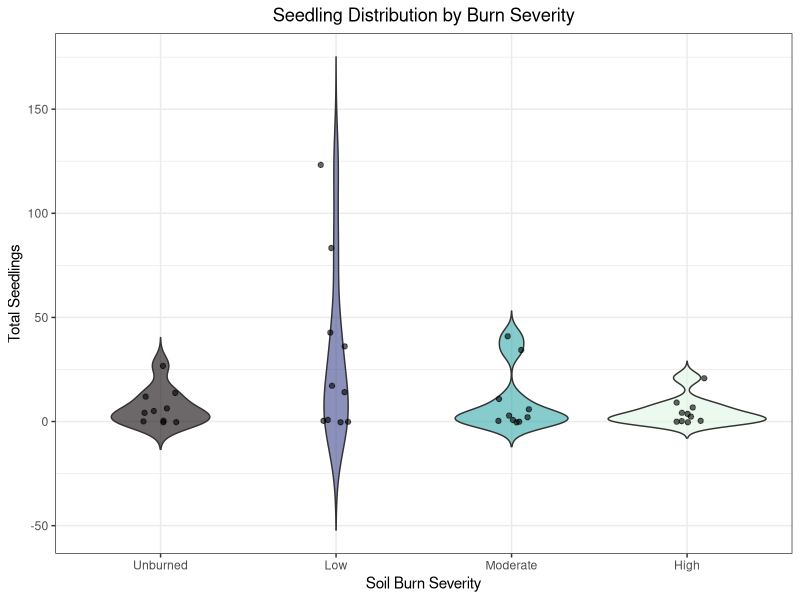

Generate this figure with R:
# ===============================================
# Script: seedling_violin_distribution.R
# Purpose: Load cleaned data and create a violin 
#         distribution of seedling counts per SBS
# Author: Helena Kroleski
# Date: Fall 2025
# ===============================================

# Install packages that may be used 
install.packages("tidyverse")
install.packages("readxl")
install.packages("viridis")

# Load libraries
library(tidyverse)   # For ggplot2, etc.
library(readxl)      # For reading excel files
library(viridis)     # For colorblind-friendly palettes

# Load cleaned data located in Kroleski_GEOG563 Data folder
LHData <- read_excel("Data/fresh_n_clean_LH_Data.xlsx")

# Compute total seedlings across species for each plot
LHData <- LHData %>%
  mutate(Seedlings_total = `100SeedDF_total` + `100SeedWH_total` + 
    `100SeedWRC_total` + `100SeedOther_total`)

# Convert Soil Burn Severity to factor with full names 
LHData$SoilSev <- factor(LHData$SoilSev,
                         levels = c("Un", "Low", "Mod", "High"),
                         labels = c("Unburned", "Low", "Moderate", "High"))

# Create violin distribtuion 

ggplot(LHData, aes(x = SoilSev, y = Seedlings_total, fill = SoilSev)) +
  geom_violin(trim = FALSE, alpha = 0.6) +
  geom_jitter(width = 0.1, alpha = 0.6) +
  scale_fill_viridis_d(option = "mako") +
  theme_bw() +
  labs(title = "Seedling Distribution by Burn Severity",
  x = "Soil Burn Severity", y = "Total Seedlings") +
  theme(legend.position = "none",
  plot.title = element_text(hjust = 0.5))

# ===============================================
